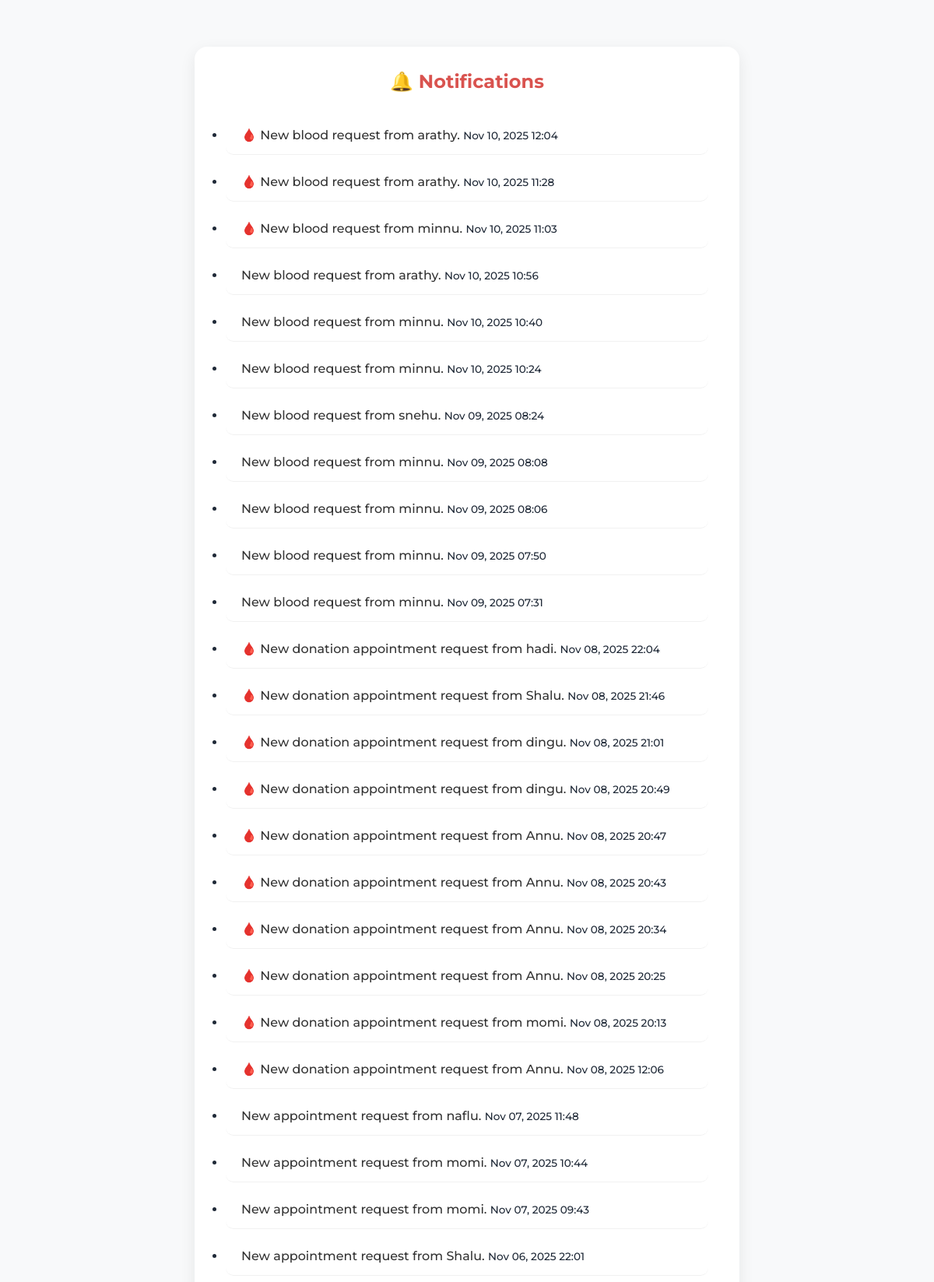
The app's page /notifications/ (signed in, upper part) with its own data.
### blood_bank_app/models.py (models this page shows, shortened)
class Notification(models.Model):
    sender = models.ForeignKey(
        User, on_delete=models.CASCADE, related_name='sent_notifications', null=True, blank=True
    )
    user = models.ForeignKey(
        User, on_delete=models.CASCADE, related_name='notifications'  # receiver (hospital)
    )
    message = models.TextField()
    is_read = models.BooleanField(default=False)
    created_at = models.DateTimeField(auto_now_add=True)
    appointment = models.ForeignKey(
        'Appointment',
        on_delete=models.CASCADE,
        null=True, blank=True,
        related_name='notifications'
    )

### blood_bank_app/views.py (the view)
# urls.py: path('notifications/', views.view_notifications, name='view_notifications'),
@login_required
def view_notifications(request):
    user = request.user
    print("🔍 Logged in as:", request.user.username)
    notifications = Notification.objects.filter(user=user).order_by('-created_at')
    notifications.filter(is_read=False).update(is_read=True)
    return render(request, 'patient/notification.html', {'notifications': notifications})

### blood_bank_app/templates/patient/notification.html (shortened to what this page needs)
{% extends 'master.html' %}
{% load static %}
{% block content %}
<div class="notifications-container">
    <h2>🔔 Notifications</h2>
    {% if notifications %}
        <ul class="list-group">
            {% for note in notifications %}
                <li class="list-group-item {% if not note.is_read %}list-group-item-warning{% endif %}">
                    <div class="d-flex justify-content-between align-items-center">
                        <span>
                            {{ note.message }}
                        </span>
                        <small class="text-muted">{{ note.created_at|date:"M d, Y H:i" }}</small>
                    </div>
                </li>
            {% endfor %}
        </ul>
    {% else %}
        <p class="empty-state">No notifications yet. Stay tuned 🩸</p>
    {% endif %}
</div>
{% endblock %}

### blood_bank_app/static/css/index.css (style rules this page uses)
body { margin: 0; font-family: Arial, sans-serif; background-color: #fff5f5; color: #333; }
html { scroll-behavior: smooth; }

### blood_bank_app/static/css/admin_dashboard.css (style rules this page uses)
:root { --primary: #e63946; --primary-dark: #b91c1c; --background: #f8f9fa; --surface: #ffffff; --text-dark: #1f2937; --text-light: #6b7280; --border: #e5e7eb; --shadow: rgba(0, 0, 0, 0.08); }
* { margin: 0; padding: 0; box-sizing: border-box; font-family: "Montserrat"; font-weight: 500; }
body { background-color: var(--background); color: var(--text-dark); overflow-x: hidden; }

### blood_bank_app/templates/patient/notification.html (style rules this page uses)
body { background-color: #f8f9fa; }
.notifications-container { max-width: 700px; margin: 60px auto; background: #fff; border-radius: 16px; box-shadow: 0 6px 20px rgba(0,0,0,0.08); padding: 30px 40px; }
.notifications-container h2 { text-align: center; color: #d9534f; margin-bottom: 30px; font-weight: 700; }
.list-group { border: none; }
.list-group-item { border: none; border-bottom: 1px solid #f1f1f1; padding: 15px 20px; border-radius: 10px; margin-bottom: 10px; background-color: #fff; transition: all 0.2s ease-in-out; }
.list-group-item .text-muted { font-size: 0.85rem; }
.list-group-item span { color: #333; font-size: 1rem; }

### records on screen
Notification: message "🩸 New blood request from arathy.", created_at "Nov 10, 2025 12:04"
Notification: message "🩸 New blood request from arathy.", created_at "Nov 10, 2025 11:28"
Notification: message "🩸 New blood request from minnu.", created_at "Nov 10, 2025 11:03"
Notification: message "New blood request from arathy.", created_at "Nov 10, 2025 10:56"
Notification: message "New blood request from minnu.", created_at "Nov 10, 2025 10:40"
Notification: message "New blood request from minnu.", created_at "Nov 10, 2025 10:24"
Notification: message "New blood request from snehu.", created_at "Nov 09, 2025 08:24"
Notification: message "New blood request from minnu.", created_at "Nov 09, 2025 08:08"
Notification: message "New blood request from minnu.", created_at "Nov 09, 2025 08:06"
Notification: message "New blood request from minnu.", created_at "Nov 09, 2025 07:50"
Notification: message "New blood request from minnu.", created_at "Nov 09, 2025 07:31"
Notification: message "🩸 New donation appointment request from hadi.", created_at "Nov 08, 2025 22:04"
Notification: message "🩸 New donation appointment request from Shalu.", created_at "Nov 08, 2025 21:46"
Notification: message "🩸 New donation appointment request from dingu.", created_at "Nov 08, 2025 21:01"
Notification: message "🩸 New donation appointment request from dingu.", created_at "Nov 08, 2025 20:49"
Notification: message "🩸 New donation appointment request from Annu.", created_at "Nov 08, 2025 20:47"
Notification: message "🩸 New donation appointment request from Annu.", created_at "Nov 08, 2025 20:43"
Notification: message "🩸 New donation appointment request from Annu.", created_at "Nov 08, 2025 20:34"
Notification: message "🩸 New donation appointment request from Annu.", created_at "Nov 08, 2025 20:25"
Notification: message "🩸 New donation appointment request from momi.", created_at "Nov 08, 2025 20:13"
Notification: message "🩸 New donation appointment request from Annu.", created_at "Nov 08, 2025 12:06"
Notification: message "New appointment request from naflu.", created_at "Nov 07, 2025 11:48"
Notification: message "New appointment request from momi.", created_at "Nov 07, 2025 10:44"
Notification: message "New appointment request from momi.", created_at "Nov 07, 2025 09:43"
Notification: message "New appointment request from Shalu.", created_at "Nov 06, 2025 22:01"
